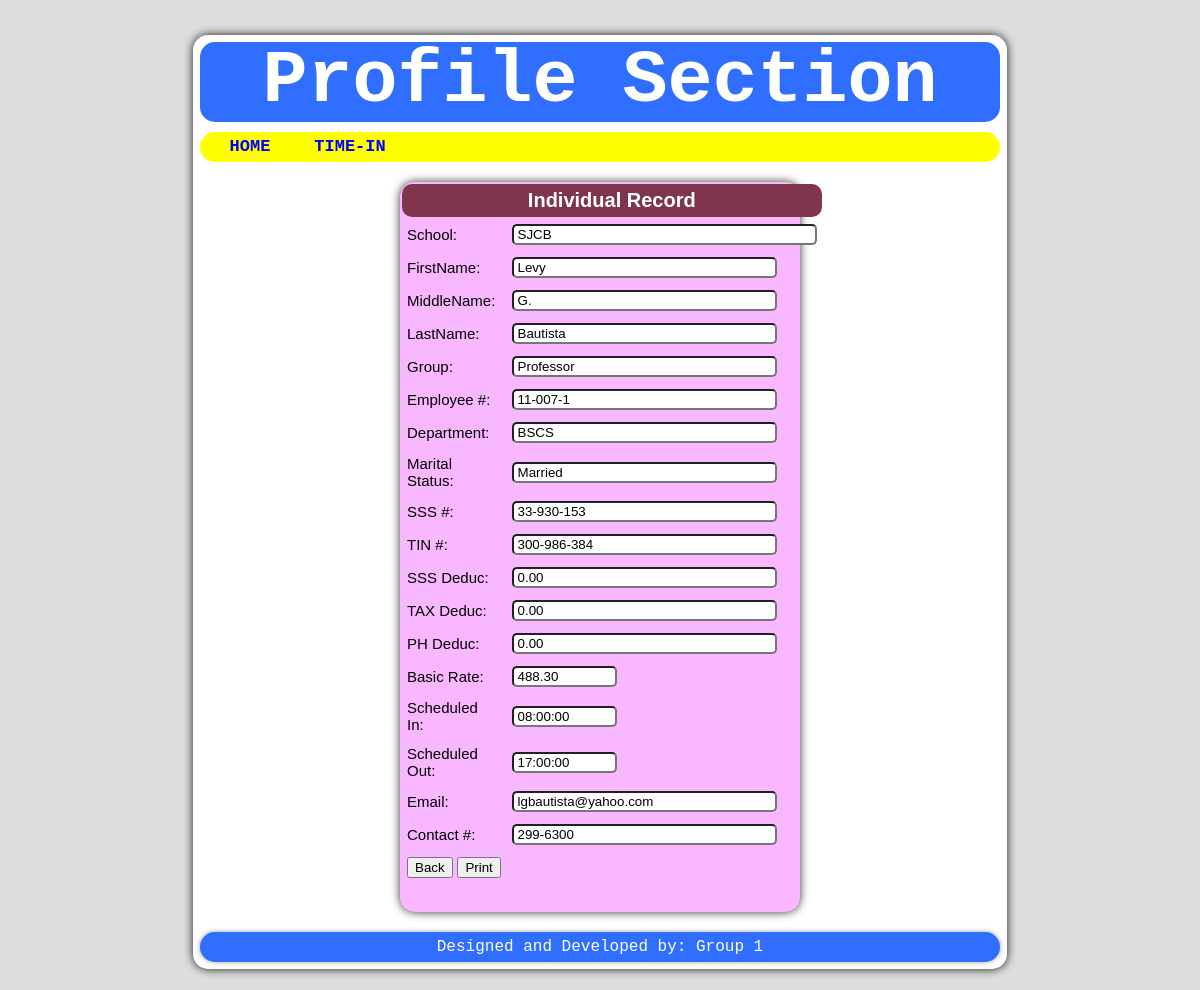
Page /details.php?id=11-007-1            (signed in) on the committed database.
### tables this page shows
CREATE TABLE `tbluser` (
  `id` int(11) NOT NULL DEFAULT '0',
  `fname` varchar(255) NOT NULL,
  `lname` varchar(255) NOT NULL,
  `mname` varchar(255) NOT NULL,
  `username` varchar(30) NOT NULL,
  `password` varchar(50) NOT NULL,
  `gtype` varchar(40) NOT NULL,
  `role` varchar(10) NOT NULL,
  `ctrlnum` int(11) NOT NULL,
  `empnum` varchar(30) NOT NULL
);

CREATE TABLE `tblpay` (
  `id` int(11) NOT NULL AUTO_INCREMENT,
  `empnum` varchar(30) NOT NULL,
  `school` varchar(255) NOT NULL,
  `dept` varchar(100) NOT NULL,
  `ms` varchar(50) NOT NULL,
  `dater` date NOT NULL,
  `timer` time NOT NULL,
  `sked_in` time NOT NULL,
  `sked_out` time NOT NULL,
  `sked_set` time NOT NULL,
  `rpd` decimal(7,2) NOT NULL,
  `sss` varchar(30) NOT NULL,
  `tin` varchar(30) NOT NULL,
  `sssd` decimal(7,2) NOT NULL,
  `taxd` decimal(7,2) NOT NULL,
  `phid` decimal(7,2) NOT NULL,
  `remarks` varchar(50) NOT NULL,
  PRIMARY KEY (`id`)
);

CREATE TABLE `tblprof` (
  `id` int(11) NOT NULL DEFAULT '0',
  `empnum` varchar(30) NOT NULL,
  `email` varchar(50) NOT NULL,
  `contactnum` varchar(20) NOT NULL,
  `ctrlnum` int(11) NOT NULL
);

### details.php (the view, shortened to what this page needs)
<?php
	if($_SESSION['role']=='4' || $_SESSION['role']=='3' ||
     $_SESSION['role']=='2' || $_SESSION['role']=='1') {
	$id = $_GET['id'];
	$q1 = "SELECT * FROM tblpay WHERE empnum='$id'";
	$q2 = mysql_query($q1);
	$r1 = "SELECT * FROM tbluser WHERE empnum='$id'";
	$r2 = mysql_query($r1);
	$t1 = "SELECT * FROM tblprof WHERE empnum='$id'";
	$t2 = mysql_query($t1);
	$row1 = mysql_fetch_object($q2);
	$row2 = mysql_fetch_object($r2);
	$row3 = mysql_fetch_object($t2);
?>
<html>
<head>
<link rel="stylesheet" type="text/css" href="embelish/details_decor.css"></link>
</head>
<body onload="mF()">
	<form method="POST">
	<div id="wrap">
		<div id="head">Profile Section</div>
		<div id="menu">
			<ul>
				<?php include("home_link.php");?>
			</ul>
		</div>
		<div id="content">
			<table>
				<tr>
					<th colspan="2">Individual Record</th>
				</tr>
				<tr>
					<td>School:&nbsp;</td>
					<td><input type="text" name="txtSch" id="txtSch" size="35" value="SJCB" readonly></td>
				</tr>
				<tr>
					<td>FirstName:&nbsp;</td>
					<td><input type="text" name="txtFnm" id="txtFnm" size="30" value="<?php echo $row2->fname?> "autocomplete="off" readonly></td>
				</tr>
				<tr>
					<td>MiddleName:&nbsp;</td>
					<td><input type="text" name="txtMnm" id="txtMnm" size="30" value="<?php echo $row2->mname?> "autocomplete="off" readonly></td>
				</tr>
				<tr>
					<td>LastName:&nbsp;</td>
					<td><input type="text" name="txtLnm" id="txtLnm" size="30" value="<?php echo $row2->lname?> "autocomplete="off" readonly></td>
				</tr>
				<tr>
					<td>Group:&nbsp;</td>
					<td><input type="text" name="txtGrp" id="txtGrp" size="30" value="Professor" readonly></td>
				</tr>
				<tr>
					<td>Employee #:&nbsp;</td>
					<td><input type="text" name="txtEmp" id="txtEmp" size="30" value="<?php echo $row1->empnum?> "autocomplete="off" readonly></td>
				</tr>
				<tr>
					<td>Department:&nbsp;</td>
					<td><input type="text" name="txtDep" id="txtDep" size="30" value="<?php echo $row1->dept?> "autocomplete="off" readonly></td>
				</tr>
				<tr>
					<td>Marital Status:&nbsp;</td>
					<td><input type="text" name="txtMs" id="txtMs" size="30" value="<?php echo $row1->ms?> "autocomplete="off" readonly></td>
				</tr>
				<tr>
					<td>SSS #:&nbsp;</td>
					<td><input type="text" name="txtSS" id="txtSS" size="30" value="<?php echo $row1->sss?> "autocomplete="off" readonly></td>
				</tr>
				<tr>
					<td>TIN #:&nbsp;</td>
					<td><input type="text" name="txtTin" id="txtTin" size="30" value="<?php echo $row1->tin?> "autocomplete="off" readonly></td>
				</tr>
				<tr>
					<td>SSS Deduc:&nbsp;</td>
					<td><input type="text" name="txtSde" id="txtSde" size="30" placeholder="Amount" value="<?php echo $row1->sssd?> "autocomplete="off" readonly></td>
				</tr>
				<tr>
					<td>TAX Deduc:&nbsp;</td>
					<td><input type="text" name="txtTde" id="txtTde" size="30"  value="<?php echo $row1->taxd?> "autocomplete="off" readonly></td>
				</tr>
				<tr>
					<td>PH Deduc:&nbsp;</td>
					<td><input type="text" name="txtPhd" id="txtPhd" size="30"  value="<?php echo $row1->phid?> "autocomplete="off" readonly></td>
				</tr>
				<tr>
					<td>Basic Rate:&nbsp;</td>
					<td><input type="text" name="txtRyt" id="txtRyt" size="10" value="<?php echo $row1->rpd?> "autocomplete="off" readonly></td>
				</tr>
				<tr>
					<td>Scheduled In:&nbsp;</td>
					<td>
						<input type="text" name="txtIn" id="txtIn" size="10" value="<?php echo $row1->sked_in?> "autocomplete="off" readonly>
					</td>
				</tr>
				<tr>
					<td>Scheduled Out:&nbsp;</td>
					<td>
						<input type="text" name="txtOut" id="txtOut" size="10" value="<?php echo $row1->sked_out?> "autocomplete="off" readonly>
					</td>
				</tr>
				<tr>
					<td>Email:&nbsp;</td>
					<td>
						<input type="text" name="txtEml" id="txtEml" size="30" value="<?php echo $row3->email?> "autocomplete="off" readonly>
					</td>
				</tr>
				<tr>
					<td>Contact #:&nbsp;</td>
					<td>
						<input type="text" name="txtCon" id="txtCon" size="30" value="<?php echo $row3->contactnum?> "autocomplete="off" readonly>
					</td>
				</tr>
				<tr>
					<td colspan="2">
						<a href="view.php" style="text-decoration:none">
						<input type="button" name="btnBck" id="btnBack" value="Back">
						</a>
						<input type="button" name="btnRst" id="btnRst" value="Print" onClick="window.print();">
					</td>
				</tr>
			</table>
		</div>
	<div id="footer">Designed and Developed by: Group 1</div>
	</div>
	</form>
</body>
</html>
<?php
	}
	else {
	header("location: index.php");
}
?>

### embelish/details_decor.css (style rules this page uses)
html { background:#DDD; }
body { margin:0px; padding:0px; font-family:monospace; }
#wrap { background:#FFF; padding:7px; width:800px; margin:35px auto; border-radius:15px; box-shadow:0 0 0.7em rgba(1,1,1,0.9); }
#head { color:#FFF; background:#306EFF; height:80px; line-height:80px; font-size:75px; font-weight:bold; text-align:center; border-radius:15px; margin-bottom:10px; }
#menu { background:#FFFF00; height:30px; line-height:30px; border-radius:15px; margin-bottom:10px; }
#menu ul { list-style-type:none; margin:0px; padding:0px; }
a:link, a:visited { color:blue; font-size:17px; font-weight:bold; border-radius:15px; }
#content { background:#F9B7FF; height:730px; width:400px; margin:20px auto; border-radius:15px; box-shadow:0 0 0.7em rgba(1,1,1,0.8); }
#content table { border:0px solid #000; width:65%; border-radius:15px; margin:10px auto; font-size:15px; font-family:arial; }
#content table th { background:#7E354D; color:#FFF; border-radius:10px; padding:5px; font-size:20px; margin-bottom:10px; }
#content table td { padding:5px; }
input[type="text"] { border-radius:5px; text-indent:2px; }
#footer { color:#FFF; margin-top:10px; background:#306EFF; height:30px; line-height:30px; border-radius:15px; text-align:center; box-shadow:0 0 0.3em rgba(1,1,1,0.4); font-size:16px; }

### rows in the picture
tbluser: txtFnm "Levy", txtMnm "G.", txtLnm "Bautista"
tblpay: txtEmp "11-007-1", txtDep "BSCS", txtMs "Married", txtSS "33-930-153", txtTin "300-986-384", txtSde "0.00", txtTde "0.00", txtPhd "0.00", txtRyt "488.30", txtIn "08:00:00", txtOut "17:00:00"
tblprof: txtEml "lgbautista@yahoo.com", txtCon "299-6300"
